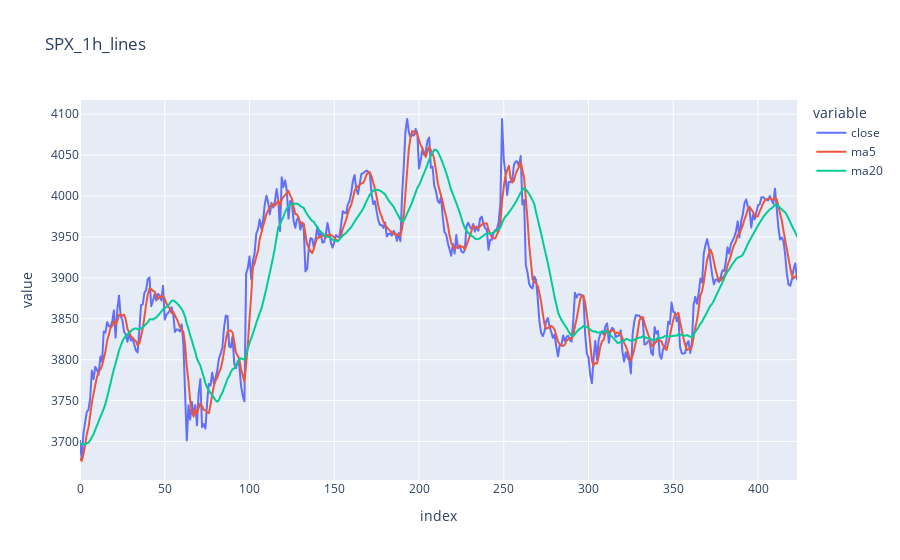

The cell this chart's notebook holds for it:
### Code cell
fig.show()

### Figure 1 — Plotly figure (JSON) as saved in the notebook; plotly's stock layout.template omitted (floating-point values rounded to 4 significant figures; data arrays with more than 128 entries replaced by an {"elided": "..."} marker saying what was removed)
{"data": [{"hovertemplate": "variable=close<br>index=%{x}<br>value=%{y}<extra></extra>", "legendgroup": "close", "line": {"color": "#636efa", "dash": "solid"}, "marker": {"symbol": "circle"}, "mode": "lines", "name": "close", "showlegend": true, "type": "scattergl", "x": {"elided": "424 int values"}, "xaxis": "x", "y": {"elided": "424 float values"}, "yaxis": "y"}, {"hovertemplate": "variable=ma5<br>index=%{x}<br>value=%{y}<extra></extra>", "legendgroup": "ma5", "line": {"color": "#EF553B", "dash": "solid"}, "marker": {"symbol": "circle"}, "mode": "lines", "name": "ma5", "showlegend": true, "type": "scattergl", "x": {"elided": "424 int values"}, "xaxis": "x", "y": {"elided": "424 float values"}, "yaxis": "y"}, {"hovertemplate": "variable=ma20<br>index=%{x}<br>value=%{y}<extra></extra>", "legendgroup": "ma20", "line": {"color": "#00cc96", "dash": "solid"}, "marker": {"symbol": "circle"}, "mode": "lines", "name": "ma20", "showlegend": true, "type": "scattergl", "x": {"elided": "424 int values"}, "xaxis": "x", "y": {"elided": "424 float values"}, "yaxis": "y"}], "layout": {"legend": {"title": {"text": "variable"}, "tracegroupgap": 0}, "title": {"text": "SPX_1h_lines"}, "xaxis": {"anchor": "y", "domain": [0, 1], "title": {"text": "index"}}, "yaxis": {"anchor": "x", "domain": [0, 1], "title": {"text": "value"}}}}
